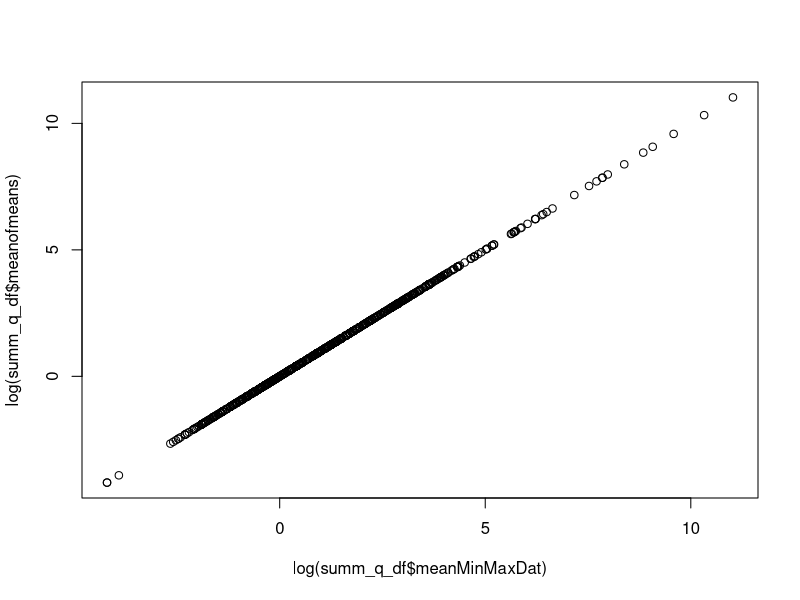
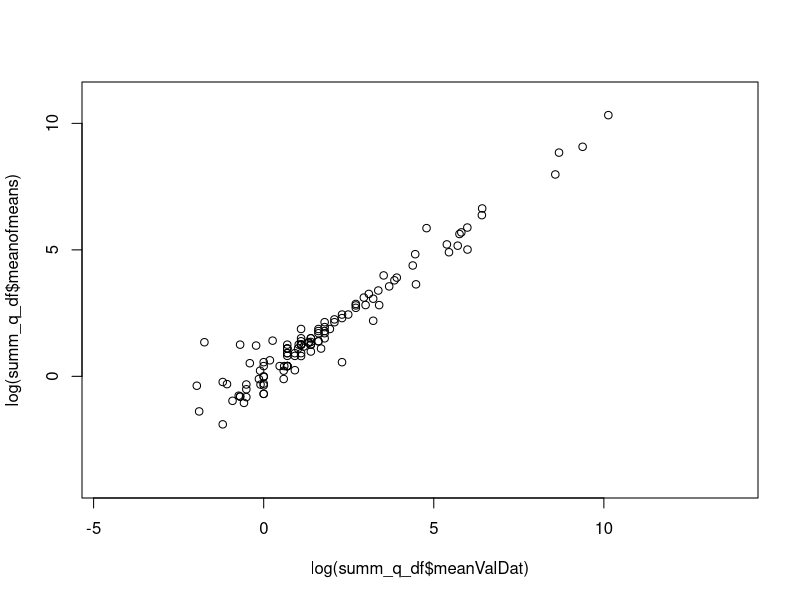

Source code (R) for these figures, in order: (Note: this script raises an error after producing the figures.)
rm(list=ls())

# load libraries
library(tidyverse)
library(gtools)

# import data
df<-read.csv("data/qryDiveRS_Data_2024-11-21.csv")
str(df)

# extract quant data only
q_df<-df[grep("(C1)",df$NChrDat),]

# remove extra metadata columns
q_df<-q_df[,c(1,2,3,6:8)]

# calculate mean value (VAL,MIN,MAX) for each trait for each species
summ_q_df<-q_df %>% group_by(NTaxDat,NChrDat) %>% summarise(meanValDat = mean(ValDat, na.rm=TRUE), meanMinDat = mean(MinDat, na.rm=TRUE), meanMaxDat = mean(MaxDat, na.rm=TRUE), meanMinMaxDat = mean(c(MinDat, MaxDat), na.rm=TRUE) )
# view(summ_q_df)

### 
#  Note: there are alternative, perhaps better, ways to summarise the quantitative trait
#  values per species, particularly when min/max data are available.
### 

####
##  Exploring mean of means ----
####

# make column for mean of means
summ_q_df$meanofmeans<-(summ_q_df$meanMinDat + summ_q_df$meanMaxDat)/2

# column of true or false whether values match
summ_q_df$true_false <- summ_q_df$meanofmeans == summ_q_df$meanMinMaxDat

# what is the relation between mean of all min/max values, and mean of means
plot(log(summ_q_df$meanMinMaxDat),log(summ_q_df$meanofmeans))

# relation between mean Val and mean of means
plot(log(summ_q_df$meanValDat),log(summ_q_df$meanofmeans))

# df where values are not equal (NOTE: they appear to be equal)
summ_q_df[grep("TRUE",!summ_q_df$meanMinMaxDat==summ_q_df$meanofmeans),]

# only data with min values
q_df_min<-q_df[!is.na(q_df$MinDat),]

# counts per species per trait
df2 <- q_df_min[,c(2:3)] %>% group_by(NTaxDat , NChrDat) %>% 
  summarise(total_count=n(),.groups = 'drop') %>% 
  as.data.frame()

# view(q_df_min)
# view(df2)

# replace missing VAL with values calculated from min/max
for(i in 1:length(summ_q_df$meanValDat)){
  
  if(is.na(summ_q_df$meanValDat[i])){
    
    #  option # 1
    #  if val is NA, replace with mean of min and max
    #  Note: if one of min/max is NA then this may produce an NA 
    #  Note 2: this should be the same as method below, but leaving this in just in case
    #  (this doesnt occur in latest dataset after cursory check 07/07/23)
    
    # summ_q_df$meanValDat[i] <- (summ_q_df$meanMinDat[i] + summ_q_df$meanMaxDat[i]) / 2
    
    # option # 2
    #  if val is NA replace with mean of all min and max values
    
    summ_q_df$meanValDat[i] <- summ_q_df$meanMinMaxDat[i]
    
  }
}

# examine data
# view(summ_q_df)

# are any NA present?
table(is.na(summ_q_df$meanValDat))

# pivot to wide format with traits as columns
df.wide <- pivot_wider(summ_q_df, names_from = NChrDat, values_from = c(meanValDat,meanMinDat,meanMaxDat),id_cols = c(NTaxDat))
# view(df.wide)

# write output csv
write.csv(df.wide,"outputs/2_proteus_quantitative.csv")
